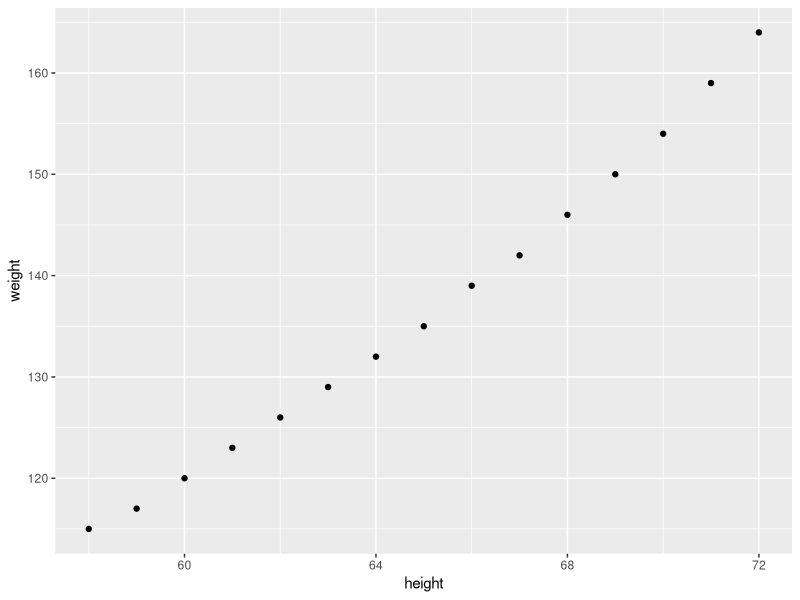
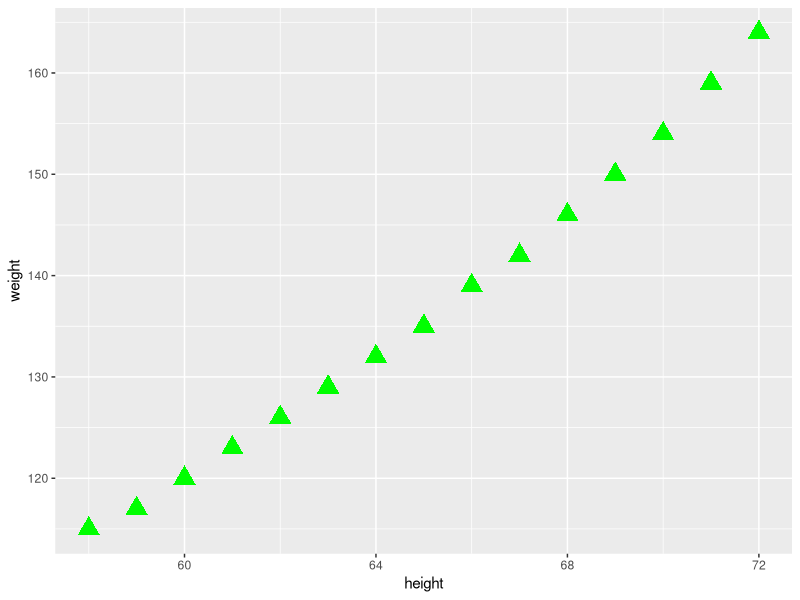

The R source for these figures, in order:
#This code chunk identifies my working directory 
#and sets it to where I want to save and fetch files
#TASK: fill in between the parentheses if needed. 
#If not needed, make the two lines a comment
getwd()
setwd()

#This brings the 'women' data into my environment from Base R (Run this)
women

#This code saves the women data as a dataframe with a new name
#TASK: Save the women dataset with a new name
wdf <- women

#This code chunk allows me to see the top 2 rows of my data
#TASK: Write the function that returns the top rows
head(wdf, n = 2)

#This code chunk shows me the internal structure 
#Task: Write the function that shows the number of rows, columns, column names, class of columns   

dim(wdf) # number of rows, columns
nrow(wdf) # number of rows
ncol(wdf) # number of columns
colnames(wdf) # column names

str(wdf) # class of columns 
lapply(wdf, class) # class of columns 


#This code chunk shows me some basic summary stats
#Such as Min, Max, Mean. Quartiles...
#Task: Write the function that gives summary stats
summary(wdf)

#This allows me to apply the function to just one certain column
#Task: Write the function to return the Mean of just the height column
mean(wdf$height)

#This allows me to save one column as its own object ('values' in the Environment)
#Task: Write the function to create an object for just the Weight column 
#and write the function to create an object for just the Height column 
#(these should show as values in the environment window, not as datasets)
weigth <- wdf$weight
heightt <- wdf$height

#This takes the individual objects ('values' in the Environment) and creates a dataframe
#I can see the Data in the Environment 
#Task: Write the function to create a data.frame from the height and weight values you just created
wdf1 <- data.frame(weigth, heightt)

#This code chunk creates a subset from my dataset
#Note that the subset only appears in the Console (not the Environment)
#Task: Write the function to create a subset of the data where the height is > 65
#If I wanted to save the subset, I would need to name it as done in the code above
wdf[wdf$height > 65,]

#This shows me how many rows are in my dataset and
#TASK: Write the function that returns the number of rows
nrow(wdf)

#This shows me how many columns are in my dataset
#TASK: Write the function that returns the number of columns
ncol(wdf)

#This also shows me how many rows and columns with just one function
#TASK: Write the function that returns the number of rows and columns with just one command
dim(wdf)

#This code will install the ggplot2 package
#TASK: Write the function that installs the ggplot2 package
install.packages("ggplot2")  
  
#This code calls the ggplot2 package so I can use its functions
#Task: Write the function that 'calls' the ggplot2 package
library(ggplot2)

#This produces a scatter plot of the height and weight columns
#Task: replace the dataset name and column names in the plot function below 
#to produce a scatter plot of height and weight
ggplot(wdf, aes(x=height, y=weight)) + 
  geom_point()

#Optional 'Just for fun' TASK: Change the arguments for the geom point and see what happens to the plot
ggplot(wdf, aes(x=height, y=weight)) + 
  geom_point(shape = 17, colour = "green", fill = "green", size = 5, stroke = 1)
